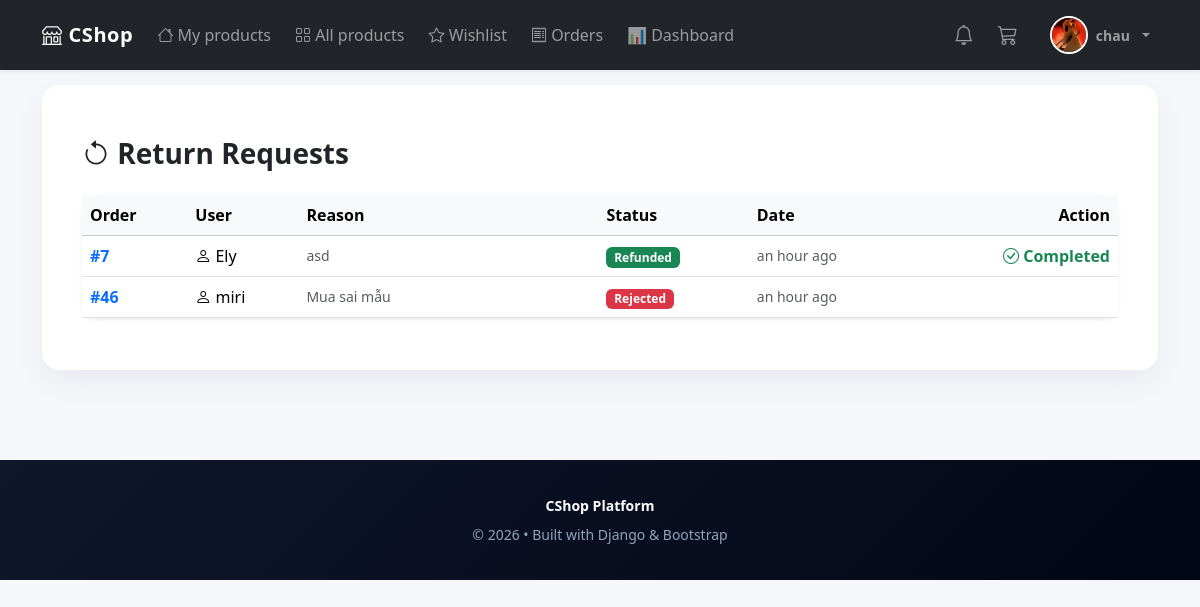
The app's page /shops/admin/returns/ (signed in) with its own data.
### users/models.py (models this page shows, shortened)
class Profile(models.Model):
    user = models.OneToOneField(settings.AUTH_USER_MODEL, on_delete=models.CASCADE)
    photo = models.ImageField(upload_to='users/%Y/%m/%d', blank=True)
    phone = models.CharField(max_length=20, blank=True, null=True)
    user_code = models.CharField(max_length=20, unique=True, blank=True, null=True)

### shops/models.py (models this page shows, shortened)
class ReturnRequest(models.Model):
    STATUS = [
        ('pending', 'Pending'),
        ('approved', 'Approved'),
        ('rejected', 'Rejected'),
        ('refunded', 'Refunded'),
        ('resolved', 'Resolved'),
    ]
    order = models.ForeignKey(
        Order,
        on_delete=models.CASCADE,
        related_name='returns'
    )
    user = models.ForeignKey(
        User,
        on_delete=models.CASCADE
    )
    reason = models.TextField()
    status = models.CharField(
        max_length=20,
        choices=STATUS,
        default='pending'
    )
    created = models.DateTimeField(auto_now_add=True)
    resolved_at = models.DateTimeField(
        null=True,
        blank=True
    )

class Order(models.Model):
    PAYMENT_METHODS = [
        ('cod', 'Cash on Delivery'),
        ('bank', 'Bank Transfer'),
        ('momo', 'MoMo'),
    ]
    PAYMENT_STATUS = [
        ('unpaid', 'Unpaid'),
        ('paid', 'Paid'),
    ]
    STATUS_CHOICES = [
        ('pending', 'Chờ xử lý'),
        ('confirmed', 'Đã xác nhận'),
        ('shipping', 'Đang giao'),
        ('completed', 'Hoàn thành'),
        ('cancelled', 'Đã huỷ'),
    ]
    user = models.ForeignKey(User, on_delete=models.CASCADE)
    full_name = models.CharField(max_length=200, null=True, blank=True)
    email = models.EmailField(null=True, blank=True)
    phone = models.CharField(max_length=20, null=True, blank=True)
    address = models.TextField(null=True, blank=True)
    payment_method = models.CharField(max_length=20, choices=PAYMENT_METHODS)
    payment_status = models.CharField(
        max_length=20,
        choices=PAYMENT_STATUS,
        default='unpaid'
    )
    total_price = models.DecimalField(max_digits=12, decimal_places=2)
    status = models.CharField(
        max_length=30,
        choices=STATUS_CHOICES,
        default='pending'
    )
    created = models.DateTimeField(auto_now_add=True)

### shops/views.py (the view)
# urls.py: path("admin/returns/", views.return_requests, name="return_requests"),
@staff_member_required
def return_requests(request):
    requests = ReturnRequest.objects.select_related(
        "order", "user"
    ).order_by("-created")
    return render(request, "shops/admin_return_requests.html", {
        "requests": requests
    })

### shops/context_processors.py (called while the page is built)
def notification_count(request):
    if request.user.is_authenticated:
        count = request.user.notifications.filter(is_read=False).count()
    else:
        count = 0
    return {
        "unread_notifications": count
    }

### shops/templates/shops/admin_return_requests.html (shortened to what this page needs)
{% extends 'users/base.html' %}
{% load humanize %}
{% block body %}
<div class="container py-4" style="max-width:1100px;">
    <div class="d-flex justify-content-between align-items-center mb-4">
        <h3 class="fw-bold mb-0">
            <i class="bi bi-arrow-counterclockwise"></i>
            Return Requests
        </h3>
    </div>
    <div class="card shadow-sm border-0 rounded-4">
        <div class="table-responsive">
            <table class="table table-hover align-middle mb-0">
                <thead class="table-light">
                    <tr>
                        <th>Order</th>
                        <th>User</th>
                        <th style="width:300px;">Reason</th>
                        <th>Status</th>
                        <th>Date</th>
                        <th class="text-end">Action</th>
                    </tr>
                </thead>
                <tbody>
                {% for r in requests %}
                <tr>
                    <td>
                        <a href="{% url 'shops:admin_order_detail' r.order.id %}"
                           class="fw-semibold text-decoration-none">
                            #{{ r.order.id }}
                        </a>
                    </td>
                    <td>
                        <i class="bi bi-person"></i>
                        {{ r.user.username }}
                    </td>
                    <td class="text-muted small">
                        {{ r.reason|truncatechars:80 }}
                    </td>
                    <td>
                        {% if r.status == 'pending' %}
                            <span class="badge bg-warning text-dark">
                                Pending
                            </span>
                        {% elif r.status == 'approved' %}
                            <span class="badge bg-primary">
                                Approved
                            </span>
                        {% elif r.status == 'refunded' %}
                            <span class="badge bg-success">
                                Refunded
                            </span>
                        {% elif r.status == 'rejected' %}
                            <span class="badge bg-danger">
                                Rejected
                            </span>
                        {% endif %}
                    </td>
                    <td class="text-muted small">
                        {{ r.created|naturaltime }}
                    </td>
                    <td class="text-end">
                        {% if r.status == "pending" %}
                        <div class="d-flex justify-content-end gap-2">
                            <a href="{% url 'shops:approve_refund' r.id %}"
                               class="btn btn-sm btn-success rounded-pill"
                               onclick="return confirm('Approve refund for order #{{ r.order.id }}?')">
                               <i class="bi bi-check-lg"></i>
                               Approve
                            </a>
                            <a href="{% url 'shops:reject_return' r.id %}"
                               class="btn btn-sm btn-outline-danger rounded-pill"
                               onclick="return confirm('Reject return request?')">
                               <i class="bi bi-x-lg"></i>
                               Reject
                            </a>
                        </div>
                        {% elif r.status == "refunded" %}
                            <span class="text-success fw-semibold">
                                <i class="bi bi-check-circle"></i>
                                Completed
                            </span>
                        {% endif %}
                    </td>
                </tr>
                {% endfor %}
                </tbody>
            </table>
        </div>
    </div>
</div>
{% endblock %}

### users/templates/users/base.html (shortened to what this page needs)
<!DOCTYPE html>
<html lang="en">
<head>
    <link href="https://cdn.jsdelivr.net/npm/bootstrap@5.3.2/dist/css/bootstrap.min.css" rel="stylesheet">
    <link rel="stylesheet" href="https://cdn.jsdelivr.net/npm/bootstrap-icons@1.11.3/font/bootstrap-icons.min.css">
</head>
<body>
<nav class="navbar navbar-expand-lg navbar-dark bg-dark fixed-top shadow-sm">
  <div class="container">
    <a class="navbar-brand" href="{% url 'shops:index' %}">
        <i class="bi bi-shop"></i> CShop
    </a>
    <div class="collapse navbar-collapse" id="navbarNav">
      <ul class="navbar-nav me-auto gap-2">
        <li class="nav-item">
          <a class="nav-link" href="{% url 'shops:index' %}">
            <i class="bi bi-house"></i> My products
          </a>
        </li>
        <li class="nav-item">
          <a class="nav-link" href="{% url 'shops:product_list' %}">
            <i class="bi bi-grid"></i> All products
          </a>
        </li>
        <li class="nav-item">
          <a class="nav-link" href="{% url 'shops:wishlist' %}">
            <i class="bi bi-star"></i> Wishlist
          </a>
        </li>
        {% if request.user.is_staff %}
        <li class="nav-item">
          <a class="nav-link" href="{% url 'shops:order_list' %}">
            <i class="bi bi-receipt"></i> Orders
          </a>
        </li>
        <li class="nav-item">
          <a href="{% url 'shops:dashboard' %}" class="nav-link">
            📊 Dashboard
          </a>
        </li>
        {% else %}
        <li class="nav-item">
          <a class="nav-link" href="{% url 'shops:order_history' %}">
            <i class="bi bi-receipt"></i> Orders
          </a>
        </li>
        {% endif %}
      </ul>
      <ul class="navbar-nav me-2">
        <li class="nav-item">
          <a class="nav-link position-relative"
            href="{% url 'shops:notifications' %}">
            <i class="bi bi-bell fs-5"></i>
          </a>
        </li>
      </ul>
      {% if request.user.is_authenticated %}
      <ul class="navbar-nav me-3">
        <li class="nav-item">
          <a class="nav-link position-relative" href="{% url 'shops:cart_detail' %}">
            <i class="bi bi-cart3 fs-5"></i>
          </a>
        </li>
      </ul>
      {% endif %}
      <ul class="navbar-nav align-items-center gap-2">
        {% if request.user.is_authenticated %}
          <li class="nav-item dropdown">
            <a class="nav-link dropdown-toggle d-flex align-items-center gap-2" href="#" role="button" data-bs-toggle="dropdown">
              {% if request.user.profile.photo %}
                <img src="{{ request.user.profile.photo.url }}" class="rounded-circle avatar">
              {% else %}
                <div class="rounded-circle bg-secondary text-white d-flex align-items-center justify-content-center avatar">
                  <i class="bi bi-person-fill"></i>
                </div>
              {% endif %}
              <span class="small fw-semibold">{{ request.user.username }}</span>
            </a>
          </li>
        {% endif %}
      </ul>
    </div>
  </div>
</nav>
<div class="container">
    <div class="main-card">
        {% block body %}
        {% endblock %}
    </div>
</div>
<footer>
    <div class="container">
        <div class="mb-2"><strong>CShop Platform</strong></div>
        <div>© 2026 • Built with Django & Bootstrap</div>
    </div>
</footer>
</body>
</html>

### users/templates/users/base.html (style rules this page uses)
:root { --primary:#4f46e5; --bg:#f5f7fb; --dark:#0f172a; }
body { padding-top: 85px; background: var(--bg); font-family: 'Segoe UI', system-ui, sans-serif; }
.navbar { backdrop-filter: blur(12px); }
.navbar-brand { letter-spacing: 0.6px; font-weight: 700; }
.nav-link { font-weight:500; }
.avatar { width: 38px; height: 38px; object-fit: cover; border: 2px solid #fff; }
.main-card { background: #fff; border-radius: 18px; padding: 28px; box-shadow: 0 12px 30px rgba(15,23,42,0.06); }
footer { margin-top: 90px; padding: 35px 0; background: linear-gradient(135deg,#0f172a,#020617); color: #94a3b8; text-align: center; font-size: 14px; }
footer strong { color:#fff; }

### records on screen
ReturnRequest: order.id "7", user.username "Ely", reason "asd", status "Refunded", created "an hour ago"
ReturnRequest: order.id "46", user.username "miri", reason "Mua sai mẫu", status "Rejected", created "an hour ago"

### other values on screen
{{ request.user.username }} "chau"
